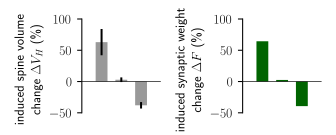

Recreate this plot in Python.
import matplotlib.pyplot as plt
import numpy as np
from scipy.integrate import quad

import matplotlib as mpl
import pylab as plt
from matplotlib import rc

folder = ""

"""PARAMETERS AND EXPERIMENTAL MEASUREMENTS"""
# SIMULATION PARAMETERS
N_stimulation = 80
T = 1000. # in one second = 1000ms, one spike is observed, stimulation frequency is 1Hz

# Values inspired by experiment
tau_BAP = 5. # ms
tau_EPSP = 10. # ms

EPSP = 70. 
IPSP = -45. 

t_BAP = 10.0 # ms
t_EPSP_LTP = 10.0 # ms, coincides with BAP
t_EPSP_LTD = 25.0 # ms, 15ms after the BAP

dF_ratio_LTD_experiment = 2.9 #  pm 3.7 %
dF_ratio_LTP_experiment = 63.0 # pm 21 %
dF_ratio_LTD_GABA_experiment = - 38.0 # % pm 5.2 %

dF_ratio_LTD_experiment_err = 3.7
dF_ratio_LTP_experiment_err = 21.0
dF_ratio_LTD_GABA_experiment_err = 5.2

# Tuneable parameters
eta_D = 0.000034 # learning rate in 1/ms
BAP_max = 1.0 

D0 = 1. # initial value of the decoding weight

# exponential spike kernel
spike_kernel = lambda t, t0, tau: (t>t0) * np.exp(-(t - t0)/tau)

def spike_overlap(t1, t2, tau1, tau2, T = 1000.): # T sets window of integration
    spike_overlap = lambda t: spike_kernel(t, t1, tau1) * spike_kernel(t, t2, tau2)
    return quad(spike_overlap, 0.0, T)[0]

# COMPUTE INTEGRATED WEIGHT CHANGE AFTER PROTOCOL

spike_overlap_BAP = spike_overlap(t_BAP, t_BAP, tau_BAP, tau_BAP, T)
spike_overlap_EPSP_LTP =  spike_overlap(t_EPSP_LTP, t_BAP, tau_EPSP, tau_BAP, T)
spike_overlap_EPSP_LTD =  spike_overlap(t_EPSP_LTD, t_BAP, tau_EPSP, tau_BAP, T)
# Overlap between IPSP and BAP same as between EPSP and BAP for LTP protocol
spike_overlap_IPSP = spike_overlap_EPSP_LTP
# spike_overlap_IPSP = spike_overlap(t_IPSP, t_BAP, tau_IPSP, tau_BAP, T)

# only EPSP interaction
dD_EPSP_LTP = lambda D: EPSP * BAP_max * spike_overlap_EPSP_LTP - D * BAP_max**2 * spike_overlap_BAP
dD_EPSP_LTD = lambda D: EPSP * BAP_max * spike_overlap_EPSP_LTD - D * BAP_max**2 * spike_overlap_BAP
# including IPSP
dD_IPSP_LTD = lambda D: dD_EPSP_LTD(D) + IPSP * BAP_max * spike_overlap_IPSP

D_EPSP_LTP = D0
D_EPSP_LTD = D0
D_IPSP_LTD = D0
for i in range(N_stimulation):
    print(D_EPSP_LTP, D_EPSP_LTD, D_IPSP_LTD)
    D_EPSP_LTP += eta_D * dD_EPSP_LTP(D_EPSP_LTP)
    D_EPSP_LTD += eta_D * dD_EPSP_LTD(D_EPSP_LTD)
    D_IPSP_LTD += eta_D * dD_IPSP_LTD(D_IPSP_LTD)

# compute relative weight change, where the final F is equal to D afer the plasticity protocol
dF_ratio_LTP = (D_EPSP_LTP-D0)/D0 * 100 # in %
dF_ratio_LTD = (D_EPSP_LTD-D0)/D0 * 100 # in %
dF_ratio_LTD_GABA = (D_IPSP_LTD-D0)/D0 * 100 # in %

print(dF_ratio_LTP, dF_ratio_LTD, dF_ratio_LTD_GABA)

"""PLOTS"""
scaling = 0.5 # Can be used to scale the figure size
fig, axs = plt.subplots(1,2,figsize=(scaling*7, scaling*2.8))
# PLOTTING PARAMETERS
mpl.rcParams['axes.spines.right'] = False
mpl.rcParams['axes.spines.top'] = False
mpl.rcParams['axes.spines.bottom'] = False

rc('text', usetex=True)
mpl.rcParams["errorbar.capsize"] = 0.0

# Induced spine volume change
axs[0].set_ylabel(r"\begin{center}induced spine volume\\ change $\Delta V_H$ (\%)\end{center}")
axs[0].set_ylim((-50 ,100))
axs[0].set_xlim((0,4))
axs[0].set_xticks(())
axs[0].spines['left'].set_bounds((-50, 100))
axs[0].bar(1, dF_ratio_LTP_experiment, 0.6, yerr= dF_ratio_LTP_experiment_err, color = '0.6')
axs[0].bar(2, dF_ratio_LTD_experiment, 0.6, yerr= dF_ratio_LTD_experiment_err, color = '0.6')
axs[0].bar(3, dF_ratio_LTD_GABA_experiment, 0.6, yerr= dF_ratio_LTD_GABA_experiment_err, color = '0.6')
axs[0].plot((0,4), (0,0), lw = 0.5, color = "0.0")

# Induced synaptic weight change
axs[1].set_ylabel(r"\begin{center}induced synaptic weight\\ change $\Delta F$ (\%)\end{center}")
axs[1].set_ylim((-50 ,100))
axs[1].set_xlim((0,4))
axs[1].set_xticks(())
axs[1].spines['left'].set_bounds((-50, 100))
axs[1].bar(1, dF_ratio_LTP, 0.6, color = 'darkgreen')
axs[1].bar(2, dF_ratio_LTD, 0.6, color = 'darkgreen')
axs[1].bar(3, dF_ratio_LTD_GABA, 0.6, color = 'darkgreen')
axs[1].plot((-0.1,4), (0,0), lw = 0.5, color = "0.0")

plt.tight_layout()
plt.savefig(folder + "plasticity_experiment.svg")
